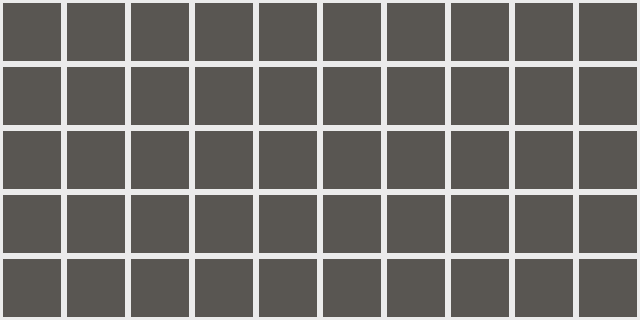

A 2D game scene composited from a Tiled map and its tileset images. What follows is a short description and the map's XML, with every tile layer's data as written:
An orthogonal 10x5 tile map with 64x64 px tiles, 1 tile layer (Tile Layer 1), 2 tilesets.

<map version="1.5" tiledversion="1.7.1" orientation="orthogonal" renderorder="right-down" width="10" height="5" tilewidth="64" tileheight="64" infinite="0" nextlayerid="2" nextobjectid="1">
 <tileset firstgid="1" name="walltiles" tilewidth="32" tileheight="32" tilecount="6" columns="3">
  <image source="walltiles.png" width="96" height="64" />
 </tileset>
 <tileset firstgid="7" name="testtile" tilewidth="64" tileheight="64" tilecount="1" columns="1">
  <image source="testtile.png" width="64" height="64" />
 </tileset>
 <layer id="1" name="Tile Layer 1" width="10" height="5">
  <data encoding="csv">
7,7,7,7,7,7,7,7,7,7,
7,7,7,7,7,7,7,7,7,7,
7,7,7,7,7,7,7,7,7,7,
7,7,7,7,7,7,7,7,7,7,
7,7,7,7,7,7,7,7,7,7
</data>
 </layer>
</map>